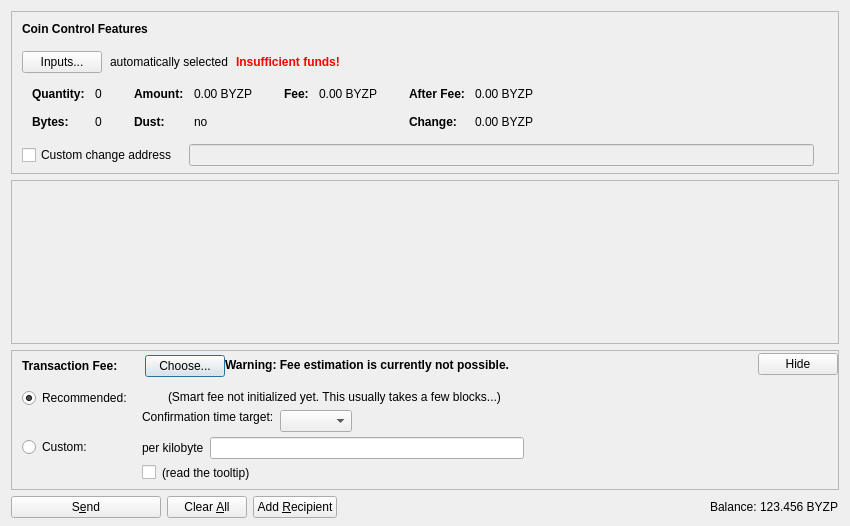
<?xml version="1.0" encoding="UTF-8"?>
<ui version="4.0">
 <class>SendCoinsDialog</class>
 <widget class="QDialog" name="SendCoinsDialog">
  <property name="geometry">
   <rect>
    <x>0</x>
    <y>0</y>
    <width>850</width>
    <height>526</height>
   </rect>
  </property>
  <property name="windowTitle">
   <string>Send Coins</string>
  </property>
  <layout class="QVBoxLayout" name="verticalLayout" stretch="0,1,0,0">
   <property name="bottomMargin">
    <number>8</number>
   </property>
   <item>
    <widget class="QFrame" name="frameCoinControl">
     <property name="sizePolicy">
      <sizepolicy hsizetype="Expanding" vsizetype="Expanding">
       <horstretch>0</horstretch>
       <verstretch>0</verstretch>
      </sizepolicy>
     </property>
     <property name="maximumSize">
      <size>
       <width>16777215</width>
       <height>16777215</height>
      </size>
     </property>
     <property name="frameShape">
      <enum>QFrame::StyledPanel</enum>
     </property>
     <property name="frameShadow">
      <enum>QFrame::Sunken</enum>
     </property>
     <layout class="QVBoxLayout" name="verticalLayoutCoinControl2">
      <property name="spacing">
       <number>0</number>
      </property>
      <property name="leftMargin">
       <number>0</number>
      </property>
      <property name="topMargin">
       <number>0</number>
      </property>
      <property name="rightMargin">
       <number>0</number>
      </property>
      <property name="bottomMargin">
       <number>6</number>
      </property>
      <item>
       <layout class="QVBoxLayout" name="verticalLayoutCoinControl" stretch="0,0,0,0,1">
        <property name="spacing">
         <number>0</number>
        </property>
        <property name="leftMargin">
         <number>10</number>
        </property>
        <property name="topMargin">
         <number>10</number>
        </property>
        <item>
         <layout class="QHBoxLayout" name="horizontalLayoutCoinControl1">
          <property name="bottomMargin">
           <number>15</number>
          </property>
          <item>
           <widget class="QLabel" name="labelCoinControlFeatures">
            <property name="sizePolicy">
             <sizepolicy hsizetype="Preferred" vsizetype="Maximum">
              <horstretch>0</horstretch>
              <verstretch>0</verstretch>
             </sizepolicy>
            </property>
            <property name="font">
             <font>
              <weight>75</weight>
              <bold>true</bold>
             </font>
            </property>
            <property name="styleSheet">
             <string notr="true">font-weight:bold;</string>
            </property>
            <property name="text">
             <string>Coin Control Features</string>
            </property>
           </widget>
          </item>
         </layout>
        </item>
        <item>
         <layout class="QHBoxLayout" name="horizontalLayoutCoinControl2" stretch="0,0,0,0">
          <property name="spacing">
           <number>8</number>
          </property>
          <property name="bottomMargin">
           <number>10</number>
          </property>
          <item>
           <widget class="QPushButton" name="pushButtonCoinControl">
            <property name="styleSheet">
             <string notr="true"/>
            </property>
            <property name="text">
             <string>Inputs...</string>
            </property>
            <property name="autoDefault">
             <bool>false</bool>
            </property>
           </widget>
          </item>
          <item>
           <widget class="QLabel" name="labelCoinControlAutomaticallySelected">
            <property name="text">
             <string>automatically selected</string>
            </property>
            <property name="margin">
             <number>5</number>
            </property>
           </widget>
          </item>
          <item>
           <widget class="QLabel" name="labelCoinControlInsuffFunds">
            <property name="font">
             <font>
              <weight>75</weight>
              <bold>true</bold>
             </font>
            </property>
            <property name="styleSheet">
             <string notr="true">color:red;font-weight:bold;</string>
            </property>
            <property name="text">
             <string>Insufficient funds!</string>
            </property>
            <property name="margin">
             <number>5</number>
            </property>
           </widget>
          </item>
          <item>
           <spacer name="horizontalSpacerCoinControl">
            <property name="orientation">
             <enum>Qt::Horizontal</enum>
            </property>
            <property name="sizeHint" stdset="0">
             <size>
              <width>40</width>
              <height>1</height>
             </size>
            </property>
           </spacer>
          </item>
         </layout>
        </item>
        <item>
         <widget class="QWidget" name="widgetCoinControl" native="true">
          <property name="sizePolicy">
           <sizepolicy hsizetype="Preferred" vsizetype="Preferred">
            <horstretch>0</horstretch>
            <verstretch>0</verstretch>
           </sizepolicy>
          </property>
          <property name="minimumSize">
           <size>
            <width>0</width>
            <height>0</height>
           </size>
          </property>
          <property name="styleSheet">
           <string notr="true"/>
          </property>
          <layout class="QHBoxLayout" name="horizontalLayoutCoinControl5">
           <property name="leftMargin">
            <number>0</number>
           </property>
           <property name="topMargin">
            <number>0</number>
           </property>
           <property name="rightMargin">
            <number>0</number>
           </property>
           <property name="bottomMargin">
            <number>0</number>
           </property>
           <item>
            <layout class="QHBoxLayout" name="horizontalLayoutCoinControl3" stretch="0,0,0,1">
             <property name="spacing">
              <number>20</number>
             </property>
             <property name="topMargin">
              <number>0</number>
             </property>
             <property name="bottomMargin">
              <number>10</number>
             </property>
             <item>
              <layout class="QFormLayout" name="formLayoutCoinControl1">
               <property name="horizontalSpacing">
                <number>10</number>
               </property>
               <property name="verticalSpacing">
                <number>14</number>
               </property>
               <property name="leftMargin">
                <number>10</number>
               </property>
               <property name="topMargin">
                <number>4</number>
               </property>
               <property name="rightMargin">
                <number>6</number>
               </property>
               <item row="0" column="0">
                <widget class="QLabel" name="labelCoinControlQuantityText">
                 <property name="font">
                  <font>
                   <weight>75</weight>
                   <bold>true</bold>
                  </font>
                 </property>
                 <property name="text">
                  <string>Quantity:</string>
                 </property>
                 <property name="margin">
                  <number>0</number>
                 </property>
                </widget>
               </item>
               <item row="0" column="1">
                <widget class="QLabel" name="labelCoinControlQuantity">
                 <property name="cursor">
                  <cursorShape>IBeamCursor</cursorShape>
                 </property>
                 <property name="contextMenuPolicy">
                  <enum>Qt::ActionsContextMenu</enum>
                 </property>
                 <property name="text">
                  <string notr="true">0</string>
                 </property>
                 <property name="margin">
                  <number>0</number>
                 </property>
                 <property name="textInteractionFlags">
                  <set>Qt::LinksAccessibleByMouse|Qt::TextSelectableByKeyboard|Qt::TextSelectableByMouse</set>
                 </property>
                </widget>
               </item>
               <item row="1" column="0">
                <widget class="QLabel" name="labelCoinControlBytesText">
                 <property name="font">
                  <font>
                   <weight>75</weight>
                   <bold>true</bold>
                  </font>
                 </property>
                 <property name="text">
                  <string>Bytes:</string>
                 </property>
                </widget>
               </item>
               <item row="1" column="1">
                <widget class="QLabel" name="labelCoinControlBytes">
                 <property name="cursor">
                  <cursorShape>IBeamCursor</cursorShape>
                 </property>
                 <property name="contextMenuPolicy">
                  <enum>Qt::ActionsContextMenu</enum>
                 </property>
                 <property name="text">
                  <string notr="true">0</string>
                 </property>
                 <property name="textInteractionFlags">
                  <set>Qt::LinksAccessibleByMouse|Qt::TextSelectableByKeyboard|Qt::TextSelectableByMouse</set>
                 </property>
                </widget>
               </item>
              </layout>
             </item>
             <item>
              <layout class="QFormLayout" name="formLayoutCoinControl2">
               <property name="horizontalSpacing">
                <number>10</number>
               </property>
               <property name="verticalSpacing">
                <number>14</number>
               </property>
               <property name="leftMargin">
                <number>6</number>
               </property>
               <property name="topMargin">
                <number>4</number>
               </property>
               <property name="rightMargin">
                <number>6</number>
               </property>
               <item row="0" column="0">
                <widget class="QLabel" name="labelCoinControlAmountText">
                 <property name="font">
                  <font>
                   <weight>75</weight>
                   <bold>true</bold>
                  </font>
                 </property>
                 <property name="text">
                  <string>Amount:</string>
                 </property>
                 <property name="margin">
                  <number>0</number>
                 </property>
                </widget>
               </item>
               <item row="0" column="1">
                <widget class="QLabel" name="labelCoinControlAmount">
                 <property name="cursor">
                  <cursorShape>IBeamCursor</cursorShape>
                 </property>
                 <property name="contextMenuPolicy">
                  <enum>Qt::ActionsContextMenu</enum>
                 </property>
                 <property name="text">
                  <string notr="true">0.00 BYZP</string>
                 </property>
                 <property name="textInteractionFlags">
                  <set>Qt::LinksAccessibleByMouse|Qt::TextSelectableByKeyboard|Qt::TextSelectableByMouse</set>
                 </property>
                </widget>
               </item>
               <item row="1" column="0">
                <widget class="QLabel" name="labelCoinControlLowOutputText">
                 <property name="font">
                  <font>
                   <weight>75</weight>
                   <bold>true</bold>
                  </font>
                 </property>
                 <property name="text">
                  <string>Dust:</string>
                 </property>
                </widget>
               </item>
               <item row="1" column="1">
                <widget class="QLabel" name="labelCoinControlLowOutput">
                 <property name="cursor">
                  <cursorShape>IBeamCursor</cursorShape>
                 </property>
                 <property name="contextMenuPolicy">
                  <enum>Qt::ActionsContextMenu</enum>
                 </property>
                 <property name="text">
                  <string notr="true">no</string>
                 </property>
                 <property name="textInteractionFlags">
                  <set>Qt::LinksAccessibleByMouse|Qt::TextSelectableByKeyboard|Qt::TextSelectableByMouse</set>
                 </property>
                </widget>
               </item>
              </layout>
             </item>
             <item>
              <layout class="QFormLayout" name="formLayoutCoinControl3">
               <property name="horizontalSpacing">
                <number>10</number>
               </property>
               <property name="verticalSpacing">
                <number>14</number>
               </property>
               <property name="leftMargin">
                <number>6</number>
               </property>
               <property name="topMargin">
                <number>4</number>
               </property>
               <property name="rightMargin">
                <number>6</number>
               </property>
               <item row="0" column="0">
                <widget class="QLabel" name="labelCoinControlFeeText">
                 <property name="font">
                  <font>
                   <weight>75</weight>
                   <bold>true</bold>
                  </font>
                 </property>
                 <property name="text">
                  <string>Fee:</string>
                 </property>
                 <property name="margin">
                  <number>0</number>
                 </property>
                </widget>
               </item>
               <item row="0" column="1">
                <widget class="QLabel" name="labelCoinControlFee">
                 <property name="cursor">
                  <cursorShape>IBeamCursor</cursorShape>
                 </property>
                 <property name="contextMenuPolicy">
                  <enum>Qt::ActionsContextMenu</enum>
                 </property>
                 <property name="text">
                  <string notr="true">0.00 BYZP</string>
                 </property>
                 <property name="textInteractionFlags">
                  <set>Qt::LinksAccessibleByMouse|Qt::TextSelectableByKeyboard|Qt::TextSelectableByMouse</set>
                 </property>
                </widget>
               </item>
              </layout>
             </item>
             <item>
              <layout class="QFormLayout" name="formLayoutCoinControl4">
               <property name="horizontalSpacing">
                <number>10</number>
               </property>
               <property name="verticalSpacing">
                <number>14</number>
               </property>
               <property name="leftMargin">
                <number>6</number>
               </property>
               <property name="topMargin">
                <number>4</number>
               </property>
               <property name="rightMargin">
                <number>6</number>
               </property>
               <item row="0" column="0">
                <widget class="QLabel" name="labelCoinControlAfterFeeText">
                 <property name="font">
                  <font>
                   <weight>75</weight>
                   <bold>true</bold>
                  </font>
                 </property>
                 <property name="text">
                  <string>After Fee:</string>
                 </property>
                 <property name="margin">
                  <number>0</number>
                 </property>
                </widget>
               </item>
               <item row="0" column="1">
                <widget class="QLabel" name="labelCoinControlAfterFee">
                 <property name="cursor">
                  <cursorShape>IBeamCursor</cursorShape>
                 </property>
                 <property name="contextMenuPolicy">
                  <enum>Qt::ActionsContextMenu</enum>
                 </property>
                 <property name="text">
                  <string notr="true">0.00 BYZP</string>
                 </property>
                 <property name="textInteractionFlags">
                  <set>Qt::LinksAccessibleByMouse|Qt::TextSelectableByKeyboard|Qt::TextSelectableByMouse</set>
                 </property>
                </widget>
               </item>
               <item row="1" column="0">
                <widget class="QLabel" name="labelCoinControlChangeText">
                 <property name="font">
                  <font>
                   <weight>75</weight>
                   <bold>true</bold>
                  </font>
                 </property>
                 <property name="text">
                  <string>Change:</string>
                 </property>
                </widget>
               </item>
               <item row="1" column="1">
                <widget class="QLabel" name="labelCoinControlChange">
                 <property name="cursor">
                  <cursorShape>IBeamCursor</cursorShape>
                 </property>
                 <property name="contextMenuPolicy">
                  <enum>Qt::ActionsContextMenu</enum>
                 </property>
                 <property name="text">
                  <string notr="true">0.00 BYZP</string>
                 </property>
                 <property name="textInteractionFlags">
                  <set>Qt::LinksAccessibleByMouse|Qt::TextSelectableByKeyboard|Qt::TextSelectableByMouse</set>
                 </property>
                </widget>
               </item>
              </layout>
             </item>
            </layout>
           </item>
          </layout>
         </widget>
        </item>
        <item>
         <layout class="QHBoxLayout" name="horizontalLayoutCoinControl4" stretch="0,0,0">
          <property name="spacing">
           <number>12</number>
          </property>
          <property name="sizeConstraint">
           <enum>QLayout::SetDefaultConstraint</enum>
          </property>
          <property name="topMargin">
           <number>5</number>
          </property>
          <property name="rightMargin">
           <number>5</number>
          </property>
          <item>
           <widget class="QCheckBox" name="checkBoxCoinControlChange">
            <property name="toolTip">
             <string>If this is activated, but the change address is empty or invalid, change will be sent to a newly generated address.</string>
            </property>
            <property name="text">
             <string>Custom change address</string>
            </property>
           </widget>
          </item>
          <item>
           <widget class="QValidatedLineEdit" name="lineEditCoinControlChange">
            <property name="enabled">
             <bool>false</bool>
            </property>
            <property name="sizePolicy">
             <sizepolicy hsizetype="Expanding" vsizetype="Fixed">
              <horstretch>0</horstretch>
              <verstretch>0</verstretch>
             </sizepolicy>
            </property>
           </widget>
          </item>
          <item>
           <widget class="QLabel" name="labelCoinControlChangeLabel">
            <property name="sizePolicy">
             <sizepolicy hsizetype="Preferred" vsizetype="Expanding">
              <horstretch>0</horstretch>
              <verstretch>0</verstretch>
             </sizepolicy>
            </property>
            <property name="minimumSize">
             <size>
              <width>0</width>
              <height>0</height>
             </size>
            </property>
            <property name="text">
             <string/>
            </property>
            <property name="margin">
             <number>3</number>
            </property>
           </widget>
          </item>
         </layout>
        </item>
        <item>
         <spacer name="verticalSpacerCoinControl">
          <property name="orientation">
           <enum>Qt::Vertical</enum>
          </property>
          <property name="sizeHint" stdset="0">
           <size>
            <width>800</width>
            <height>1</height>
           </size>
          </property>
         </spacer>
        </item>
       </layout>
      </item>
     </layout>
    </widget>
   </item>
   <item>
    <widget class="QScrollArea" name="scrollArea">
     <property name="widgetResizable">
      <bool>true</bool>
     </property>
     <widget class="QWidget" name="scrollAreaWidgetContents">
      <property name="geometry">
       <rect>
        <x>0</x>
        <y>0</y>
        <width>830</width>
        <height>104</height>
       </rect>
      </property>
      <layout class="QVBoxLayout" name="verticalLayout_2" stretch="0,1">
       <property name="leftMargin">
        <number>0</number>
       </property>
       <property name="topMargin">
        <number>0</number>
       </property>
       <property name="rightMargin">
        <number>0</number>
       </property>
       <property name="bottomMargin">
        <number>0</number>
       </property>
       <item>
        <layout class="QVBoxLayout" name="entries">
         <property name="spacing">
          <number>6</number>
         </property>
        </layout>
       </item>
       <item>
        <spacer name="verticalSpacer">
         <property name="orientation">
          <enum>Qt::Vertical</enum>
         </property>
         <property name="sizeHint" stdset="0">
          <size>
           <width>20</width>
           <height>40</height>
          </size>
         </property>
        </spacer>
       </item>
      </layout>
     </widget>
    </widget>
   </item>
   <item>
    <widget class="QFrame" name="frameFee">
     <property name="sizePolicy">
      <sizepolicy hsizetype="Expanding" vsizetype="Expanding">
       <horstretch>0</horstretch>
       <verstretch>0</verstretch>
      </sizepolicy>
     </property>
     <property name="maximumSize">
      <size>
       <width>16777215</width>
       <height>16777215</height>
      </size>
     </property>
     <property name="frameShape">
      <enum>QFrame::StyledPanel</enum>
     </property>
     <property name="frameShadow">
      <enum>QFrame::Sunken</enum>
     </property>
     <layout class="QVBoxLayout" name="verticalLayoutFee1">
      <property name="spacing">
       <number>0</number>
      </property>
      <property name="leftMargin">
       <number>0</number>
      </property>
      <property name="topMargin">
       <number>0</number>
      </property>
      <property name="rightMargin">
       <number>0</number>
      </property>
      <property name="bottomMargin">
       <number>0</number>
      </property>
      <item>
       <layout class="QVBoxLayout" name="verticalLayoutFee2" stretch="0,0,0">
        <property name="spacing">
         <number>0</number>
        </property>
        <property name="leftMargin">
         <number>10</number>
        </property>
        <property name="topMargin">
         <number>0</number>
        </property>
        <item>
         <layout class="QHBoxLayout" name="horizontalLayoutFee1">
          <property name="bottomMargin">
           <number>0</number>
          </property>
          <item>
           <layout class="QVBoxLayout" name="verticalLayoutFee7">
            <property name="spacing">
             <number>0</number>
            </property>
            <item>
             <spacer name="verticalSpacerSmartFee">
              <property name="orientation">
               <enum>Qt::Vertical</enum>
              </property>
              <property name="sizeType">
               <enum>QSizePolicy::Fixed</enum>
              </property>
              <property name="sizeHint" stdset="0">
               <size>
                <width>1</width>
                <height>4</height>
               </size>
              </property>
             </spacer>
            </item>
            <item>
             <layout class="QHBoxLayout" name="horizontalLayoutSmartFee">
              <property name="spacing">
               <number>10</number>
              </property>
              <item>
               <widget class="QLabel" name="labelFeeHeadline">
                <property name="sizePolicy">
                 <sizepolicy hsizetype="Preferred" vsizetype="Maximum">
                  <horstretch>0</horstretch>
                  <verstretch>0</verstretch>
                 </sizepolicy>
                </property>
                <property name="font">
                 <font>
                  <weight>75</weight>
                  <bold>true</bold>
                 </font>
                </property>
                <property name="styleSheet">
                 <string notr="true">font-weight:bold;</string>
                </property>
                <property name="text">
                 <string>Transaction Fee:</string>
                </property>
               </widget>
              </item>
              <item>
               <widget class="QLabel" name="labelFeeMinimized">
                <property name="text">
                 <string/>
                </property>
               </widget>
              </item>
              <item>
               <widget class="QPushButton" name="buttonChooseFee">
                <property name="text">
                 <string>Choose...</string>
                </property>
               </widget>
              </item>
             </layout>
            </item>
            <item>
             <spacer name="verticalSpacer_5">
              <property name="orientation">
               <enum>Qt::Vertical</enum>
              </property>
              <property name="sizeHint" stdset="0">
               <size>
                <width>1</width>
                <height>1</height>
               </size>
              </property>
             </spacer>
            </item>
           </layout>
          </item>
          <item>
           <widget class="QLabel" name="fallbackFeeWarningLabel">
            <property name="toolTip">
             <string>Using the fallbackfee can result in sending a transaction that will take several hours or days (or never) to confirm. Consider choosing your fee manually or wait until you have validated the complete chain.</string>
            </property>
            <property name="font">
            <font>
                <weight>75</weight>
                <bold>true</bold>
            </font>
            </property>
            <property name="text">
             <string>Warning: Fee estimation is currently not possible.</string>
            </property>
            <property name="wordWrap">
             <bool>false</bool>
            </property>
           </widget>
          </item>
          <item>
           <spacer name="horizontalSpacer_4">
            <property name="orientation">
             <enum>Qt::Horizontal</enum>
            </property>
            <property name="sizeType">
             <enum>QSizePolicy::MinimumExpanding</enum>
            </property>
            <property name="sizeHint" stdset="0">
             <size>
              <width>40</width>
              <height>20</height>
             </size>
            </property>
           </spacer>
          </item>
          <item>
           <widget class="QPushButton" name="buttonMinimizeFee">
            <property name="toolTip">
             <string>collapse fee-settings</string>
            </property>
            <property name="text">
             <string>Hide</string>
            </property>
           </widget>
          </item>
         </layout>
        </item>
        <item>
         <widget class="QFrame" name="frameFeeSelection">
          <layout class="QVBoxLayout" name="verticalLayoutFee12">
           <property name="spacing">
            <number>0</number>
           </property>
           <property name="leftMargin">
            <number>0</number>
           </property>
           <property name="topMargin">
            <number>0</number>
           </property>
           <property name="rightMargin">
            <number>0</number>
           </property>
           <property name="bottomMargin">
            <number>0</number>
           </property>
           <item>
            <layout class="QGridLayout" name="gridLayoutFee">
             <property name="topMargin">
              <number>10</number>
             </property>
             <property name="bottomMargin">
              <number>4</number>
             </property>
             <property name="horizontalSpacing">
              <number>10</number>
             </property>
             <property name="verticalSpacing">
              <number>4</number>
             </property>
             <item row="1" column="1">
              <layout class="QVBoxLayout" name="verticalLayoutFee8">
               <property name="spacing">
                <number>6</number>
               </property>
               <item>
                <layout class="QHBoxLayout" name="horizontalLayoutFee13">
                 <item>
                  <widget class="QLabel" name="labelCustomPerKilobyte">
                   <property name="toolTip">
                    <string>If the custom fee is set to 1000 satoshis and the transaction is only 250 bytes, then &quot;per kilobyte&quot; only pays 250 satoshis in fee, while &quot;total at least&quot; pays 1000 satoshis. For transactions bigger than a kilobyte both pay by kilobyte.</string>
                   </property>
                   <property name="text">
                    <string>per kilobyte</string>
                   </property>
                  </widget>
                 </item>
                 <item>
                  <widget class="BitcoinAmountField" name="customFee"/>
                 </item>
                 <item>
                  <spacer name="horizontalSpacer_6">
                   <property name="orientation">
                    <enum>Qt::Horizontal</enum>
                   </property>
                   <property name="sizeHint" stdset="0">
                    <size>
                     <width>1</width>
                     <height>1</height>
                    </size>
                   </property>
                  </spacer>
                 </item>
                </layout>
               </item>
               <item>
                <layout class="QHBoxLayout" name="horizontalLayoutFee8">
                 <item>
                  <widget class="QCheckBox" name="checkBoxMinimumFee">
                   <property name="toolTip">
                    <string>Paying only the minimum fee is just fine as long as there is less transaction volume than space in the blocks. But be aware that this can end up in a never confirming transaction once there is more demand for biyanzuprime transactions than the network can process.</string>
                   </property>
                   <property name="text">
                    <string/>
                   </property>
                  </widget>
                 </item>
                 <item>
                  <widget class="QLabel" name="labelMinFeeWarning">
                   <property name="enabled">
                    <bool>true</bool>
                   </property>
                   <property name="toolTip">
                    <string>Paying only the minimum fee is just fine as long as there is less transaction volume than space in the blocks. But be aware that this can end up in a never confirming transaction once there is more demand for biyanzuprime transactions than the network can process.</string>
                   </property>
                   <property name="text">
                    <string>(read the tooltip)</string>
                   </property>
                   <property name="margin">
                    <number>5</number>
                   </property>
                  </widget>
                 </item>
                 <item>
                  <spacer name="horizontalSpacer_2">
                   <property name="orientation">
                    <enum>Qt::Horizontal</enum>
                   </property>
                   <property name="sizeHint" stdset="0">
                    <size>
                     <width>1</width>
                     <height>1</height>
                    </size>
                   </property>
                  </spacer>
                 </item>
                </layout>
               </item>
              </layout>
             </item>
             <item row="0" column="0">
              <layout class="QVBoxLayout" name="verticalLayoutFee4" stretch="0,1">
               <item>
                <widget class="QRadioButton" name="radioSmartFee">
                 <property name="text">
                  <string>Recommended:</string>
                 </property>
                 <property name="checked">
                  <bool>true</bool>
                 </property>
                 <attribute name="buttonGroup">
                  <string notr="true">groupFee</string>
                 </attribute>
                </widget>
               </item>
               <item>
                <spacer name="verticalSpacer_2">
                 <property name="orientation">
                  <enum>Qt::Vertical</enum>
                 </property>
                 <property name="sizeHint" stdset="0">
                  <size>
                   <width>1</width>
                   <height>1</height>
                  </size>
                 </property>
                </spacer>
               </item>
              </layout>
             </item>
             <item row="1" column="0">
              <layout class="QVBoxLayout" name="verticalLayoutFee9" stretch="0,1">
               <item>
                <widget class="QRadioButton" name="radioCustomFee">
                 <property name="text">
                  <string>Custom:</string>
                 </property>
                 <attribute name="buttonGroup">
                  <string notr="true">groupFee</string>
                 </attribute>
                </widget>
               </item>
               <item>
                <spacer name="verticalSpacer_6">
                 <property name="orientation">
                  <enum>Qt::Vertical</enum>
                 </property>
                 <property name="sizeHint" stdset="0">
                  <size>
                   <width>1</width>
                   <height>1</height>
                  </size>
                 </property>
                </spacer>
               </item>
              </layout>
             </item>
             <item row="0" column="1">
              <layout class="QVBoxLayout" name="verticalLayoutFee3" stretch="0,0,1">
               <property name="spacing">
                <number>6</number>
               </property>
               <property name="topMargin">
                <number>2</number>
               </property>
               <item>
                <layout class="QHBoxLayout" name="horizontalLayoutFee12">
                 <item>
                  <widget class="QLabel" name="labelSmartFee">
                   <property name="text">
                    <string/>
                   </property>
                   <property name="margin">
                    <number>2</number>
                   </property>
                  </widget>
                 </item>
                 <item>
                  <widget class="QLabel" name="labelFeeEstimation">
                   <property name="text">
                    <string/>
                   </property>
                  </widget>
                 </item>
                 <item>
                  <widget class="QLabel" name="labelSmartFee2">
                   <property name="text">
                    <string>(Smart fee not initialized yet. This usually takes a few blocks...)</string>
                   </property>
                   <property name="margin">
                    <number>2</number>
                   </property>
                  </widget>
                 </item>
                 <item>
                  <spacer name="horizontalSpacer_5">
                   <property name="orientation">
                    <enum>Qt::Horizontal</enum>
                   </property>
                   <property name="sizeHint" stdset="0">
                    <size>
                     <width>1</width>
                     <height>1</height>
                    </size>
                   </property>
                  </spacer>
                 </item>
                </layout>
               </item>
               <item>
                <layout class="QHBoxLayout" name="horizontalLayoutFee9">
                 <item>
                  <layout class="QVBoxLayout" name="verticalLayoutFee6">
                   <item>
                    <widget class="QLabel" name="labelSmartFee3">
                     <property name="text">
                      <string>Confirmation time target:</string>
                     </property>
                     <property name="margin">
                      <number>2</number>
                     </property>
                    </widget>
                   </item>
                   <item>
                    <spacer name="verticalSpacer_3">
                     <property name="orientation">
                      <enum>Qt::Vertical</enum>
                     </property>
                     <property name="sizeHint" stdset="0">
                      <size>
                       <width>1</width>
                       <height>1</height>
                      </size>
                     </property>
                    </spacer>
                   </item>
                  </layout>
                 </item>
                 <item>
                  <layout class="QVBoxLayout" name="verticalLayoutFee5">
                   <property name="rightMargin">
                    <number>30</number>
                   </property>
                   <item>
                    <layout class="QHBoxLayout" name="horizontalLayoutConfTarget">
                     <property name="bottomMargin">
                      <number>0</number>
                     </property>
                     <item>
                      <widget class="QComboBox" name="confTargetSelector"/>
                     </item>
                     <item>
                      <spacer name="horizontalSpacerConfTarget">
                       <property name="orientation">
                        <enum>Qt::Horizontal</enum>
                       </property>
                       <property name="sizeHint" stdset="0">
                        <size>
                         <width>40</width>
                         <height>20</height>
                        </size>
                       </property>
                      </spacer>
                     </item>
                    </layout>
                   </item>
                  </layout>
                 </item>
                </layout>
               </item>
               <item>
                <spacer name="verticalSpacer_4">
                 <property name="orientation">
                  <enum>Qt::Vertical</enum>
                 </property>
                 <property name="sizeHint" stdset="0">
                  <size>
                   <width>1</width>
                   <height>1</height>
                  </size>
                 </property>
                </spacer>
               </item>
              </layout>
             </item>
            </layout>
           </item>
          </layout>
         </widget>
        </item>
        <item>
         <spacer name="verticalSpacerFee">
          <property name="orientation">
           <enum>Qt::Vertical</enum>
          </property>
          <property name="sizeHint" stdset="0">
           <size>
            <width>40</width>
            <height>5</height>
           </size>
          </property>
         </spacer>
        </item>
       </layout>
      </item>
     </layout>
    </widget>
   </item>
   <item>
    <layout class="QHBoxLayout" name="horizontalLayout">
     <item>
      <widget class="QPushButton" name="sendButton">
       <property name="minimumSize">
        <size>
         <width>150</width>
         <height>0</height>
        </size>
       </property>
       <property name="toolTip">
        <string>Confirm the send action</string>
       </property>
       <property name="text">
        <string>S&amp;end</string>
       </property>
       <property name="icon">
        <iconset resource="../bitcoin.qrc">
         <normaloff>:/icons/send</normaloff>:/icons/send</iconset>
       </property>
       <property name="autoDefault">
        <bool>false</bool>
       </property>
       <property name="default">
        <bool>false</bool>
       </property>
      </widget>
     </item>
     <item>
      <widget class="QPushButton" name="clearButton">
       <property name="sizePolicy">
        <sizepolicy hsizetype="Minimum" vsizetype="Fixed">
         <horstretch>0</horstretch>
         <verstretch>0</verstretch>
        </sizepolicy>
       </property>
       <property name="toolTip">
        <string>Clear all fields of the form.</string>
       </property>
       <property name="text">
        <string>Clear &amp;All</string>
       </property>
       <property name="icon">
        <iconset resource="../bitcoin.qrc">
         <normaloff>:/icons/remove</normaloff>:/icons/remove</iconset>
       </property>
       <property name="autoDefault">
        <bool>false</bool>
       </property>
      </widget>
     </item>
     <item>
      <widget class="QPushButton" name="addButton">
       <property name="toolTip">
        <string>Send to multiple recipients at once</string>
       </property>
       <property name="text">
        <string>Add &amp;Recipient</string>
       </property>
       <property name="icon">
        <iconset resource="../bitcoin.qrc">
         <normaloff>:/icons/add</normaloff>:/icons/add</iconset>
       </property>
       <property name="autoDefault">
        <bool>false</bool>
       </property>
      </widget>
     </item>
     <item>
      <spacer name="horizontalSpacer">
       <property name="orientation">
        <enum>Qt::Horizontal</enum>
       </property>
       <property name="sizeHint" stdset="0">
        <size>
         <width>40</width>
         <height>20</height>
        </size>
       </property>
      </spacer>
     </item>
     <item>
      <layout class="QHBoxLayout" name="horizontalLayout_2">
       <property name="spacing">
        <number>3</number>
       </property>
       <item>
        <widget class="QLabel" name="label">
         <property name="sizePolicy">
          <sizepolicy hsizetype="Preferred" vsizetype="Fixed">
           <horstretch>0</horstretch>
           <verstretch>0</verstretch>
          </sizepolicy>
         </property>
         <property name="text">
          <string>Balance:</string>
         </property>
        </widget>
       </item>
       <item>
        <widget class="QLabel" name="labelBalance">
         <property name="sizePolicy">
          <sizepolicy hsizetype="Preferred" vsizetype="Fixed">
           <horstretch>0</horstretch>
           <verstretch>0</verstretch>
          </sizepolicy>
         </property>
         <property name="cursor">
          <cursorShape>IBeamCursor</cursorShape>
         </property>
         <property name="text">
          <string notr="true">123.456 BYZP</string>
         </property>
         <property name="textInteractionFlags">
          <set>Qt::LinksAccessibleByMouse|Qt::TextSelectableByKeyboard|Qt::TextSelectableByMouse</set>
         </property>
        </widget>
       </item>
      </layout>
     </item>
    </layout>
   </item>
  </layout>
 </widget>
 <customwidgets>
  <customwidget>
   <class>QValidatedLineEdit</class>
   <extends>QLineEdit</extends>
   <header>qt/qvalidatedlineedit.h</header>
  </customwidget>
  <customwidget>
   <class>BitcoinAmountField</class>
   <extends>QLineEdit</extends>
   <header>qt/bitcoinamountfield.h</header>
   <container>1</container>
  </customwidget>
 </customwidgets>
 <resources>
  <include location="../bitcoin.qrc"/>
 </resources>
 <connections/>
 <buttongroups>
  <buttongroup name="groupFee"/>
 </buttongroups>
</ui>
